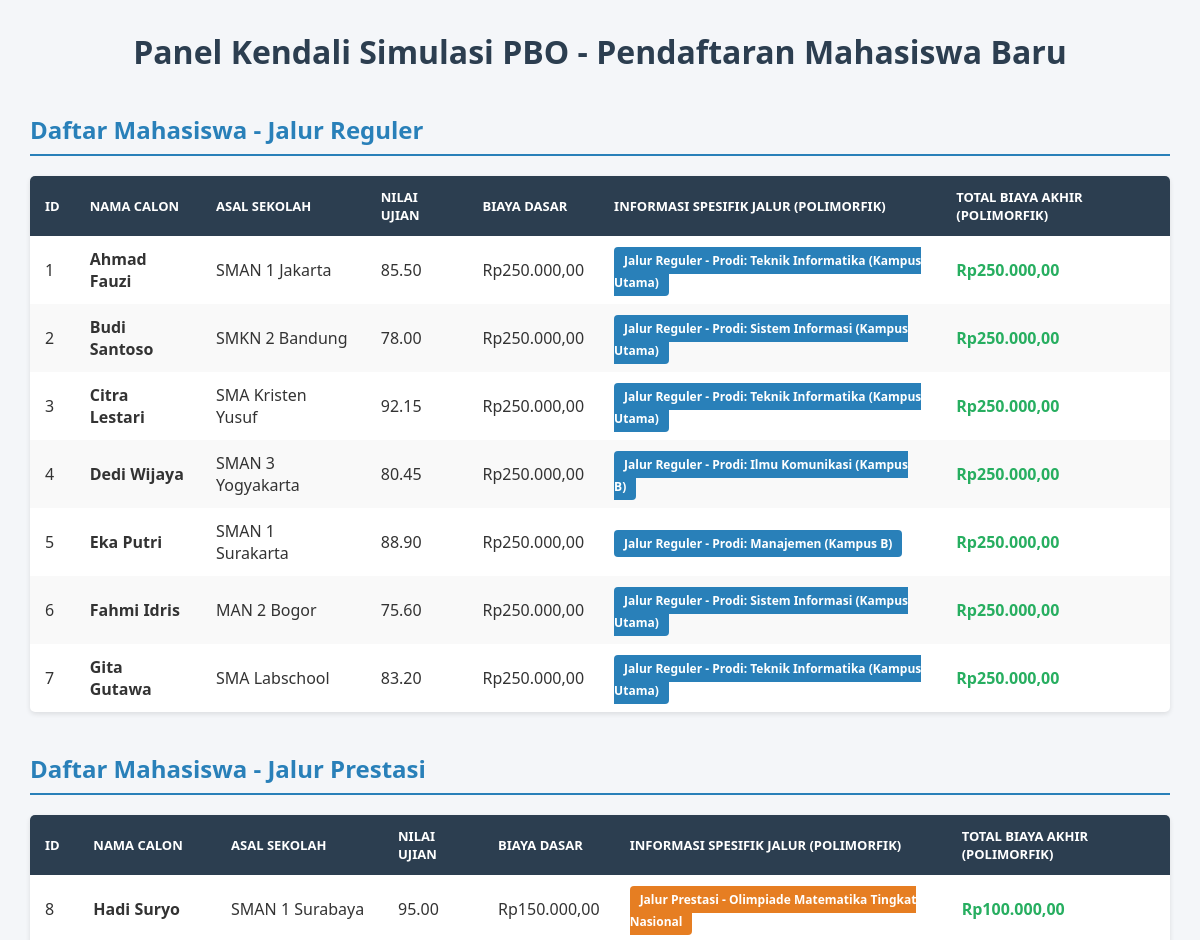
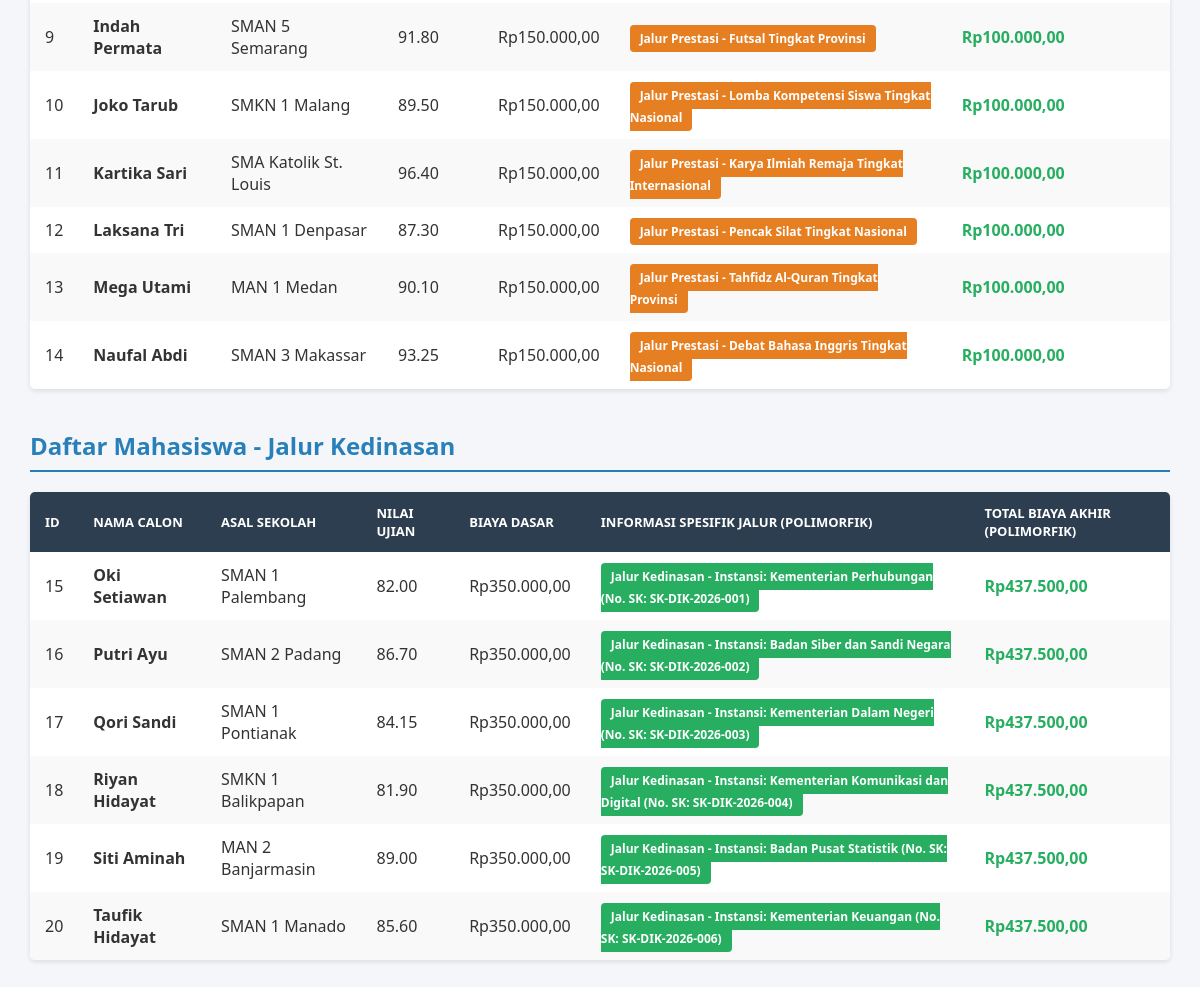
The page / on the database its author committed (2 pictures, top to bottom).
### tables this page shows
CREATE TABLE `tabel_pendaftaran` (
  `id_pendaftaran` int NOT NULL,
  `nama_calon` varchar(100) NOT NULL,
  `asal_sekolah` varchar(100) NOT NULL,
  `nilai_ujian` decimal(5,2) NOT NULL,
  `biaya_pendaftaran_dasar` decimal(10,2) NOT NULL,
  `jalur_pendaftaran` enum('Reguler','Prestasi','Kedinasan') NOT NULL,
  `pilihan_prodi` varchar(50) DEFAULT NULL,
  `lokasi_kampus` varchar(50) DEFAULT NULL,
  `jenis_prestasi` varchar(50) DEFAULT NULL,
  `tingkat_prestasi` varchar(30) DEFAULT NULL,
  `sk_ikatan_dinas` varchar(50) DEFAULT NULL,
  `instansi_sponsor` varchar(100) DEFAULT NULL
);

### PendaftaranReguler.php (called while the page is built, shortened)
<?php
require_once 'Pendaftaran.php';
class PendaftaranReguler extends Pendaftaran {
    private $pilihanProdi;
    private $lokasiKampus;
    public function __construct($id_pendaftaran, $nama_calon, $asal_sekolah, $nilai_ujian, $biayaPendaftaranDasar, $pilihanProdi, $lokasiKampus) {
        $this->pilihanProdi = $pilihanProdi;
        $this->lokasiKampus = $lokasiKampus;
    }
    public function hitungTotalBiaya() {
        return $this->biayaPendaftaranDasar;
    }
    public function tampilkanInfoJalur() {
        return "Jalur Reguler - Prodi: " . $this->pilihanProdi . " (" . $this->lokasiKampus . ")";
    }
    public static function getDaftarReguler($db) {
        $query = "SELECT id_pendaftaran, nama_calon, asal_sekolah, nilai_ujian, biaya_pendaftaran_dasar, pilihan_prodi, lokasi_kampus
                  FROM tabel_pendaftaran
                  WHERE jalur_pendaftaran = 'Reguler'";
        $stmt = $db->prepare($query);
        $stmt->execute();
        return $stmt->fetchAll(PDO::FETCH_ASSOC);
    }
}
?>

### pendaftaran.php (called while the page is built, shortened)
<?php
abstract class Pendaftaran {
    protected $id_pendaftaran;
    protected $nama_calon;
    protected $asal_sekolah;
    protected $nilai_ujian;
    protected $biayaPendaftaranDasar;
    public function __construct($id_pendaftaran, $nama_calon, $asal_sekolah, $nilai_ujian, $biayaPendaftaranDasar) {
        $this->id_pendaftaran = $id_pendaftaran;
        $this->nama_calon = $nama_calon;
        $this->asal_sekolah = $asal_sekolah;
        $this->nilai_ujian = $nilai_ujian;
        $this->biayaPendaftaranDasar = $biayaPendaftaranDasar;
    }
    public function getIdPendaftaran() { return $this->id_pendaftaran; }
    public function getNamaCalon() { return $this->nama_calon; }
    public function getAsalSekolah() { return $this->asal_sekolah; }
    public function getNilaiUjian() { return $this->nilai_ujian; }
    public function getBiayaPendaftaranDasar() { return $this->biayaPendaftaranDasar; }
}
?>

### PendaftaranPrestasi.php (called while the page is built, shortened)
<?php
require_once 'Pendaftaran.php';
class PendaftaranPrestasi extends Pendaftaran {
    private $jenisPrestasi;
    private $tingkatPrestasi;
    public function __construct($id_pendaftaran, $nama_calon, $asal_sekolah, $nilai_ujian, $biayaPendaftaranDasar, $jenisPrestasi, $tingkatPrestasi) {
        $this->jenisPrestasi = $jenisPrestasi;
        $this->tingkatPrestasi = $tingkatPrestasi;
    }
    public function hitungTotalBiaya() {
        return $this->biayaPendaftaranDasar - 50000;
    }
    public function tampilkanInfoJalur() {
        return "Jalur Prestasi - " . $this->jenisPrestasi . " Tingkat " . $this->tingkatPrestasi;
    }
    public static function getDaftarPrestasi($db) {
        $query = "SELECT id_pendaftaran, nama_calon, asal_sekolah, nilai_ujian, biaya_pendaftaran_dasar, jenis_prestasi, tingkat_prestasi
                  FROM tabel_pendaftaran
                  WHERE jalur_pendaftaran = 'Prestasi'";
        $stmt = $db->prepare($query);
        $stmt->execute();
        return $stmt->fetchAll(PDO::FETCH_ASSOC);
    }
}
?>

### PendaftaranKedinasan.php (called while the page is built, shortened)
<?php
require_once 'Pendaftaran.php';
class PendaftaranKedinasan extends Pendaftaran {
    private $skIkatanDinas;
    private $instansiSponsor;
    public function __construct($id_pendaftaran, $nama_calon, $asal_sekolah, $nilai_ujian, $biayaPendaftaranDasar, $skIkatanDinas, $instansiSponsor) {
        $this->skIkatanDinas = $skIkatanDinas;
        $this->instansiSponsor = $instansiSponsor;
    }
    public function hitungTotalBiaya() {
        return $this->biayaPendaftaranDasar * 1.25;
    }
    public function tampilkanInfoJalur() {
        return "Jalur Kedinasan - Instansi: " . $this->instansiSponsor . " (No. SK: " . $this->skIkatanDinas . ")";
    }
    public static function getDaftarKedinasan($db) {
        $query = "SELECT id_pendaftaran, nama_calon, asal_sekolah, nilai_ujian, biaya_pendaftaran_dasar, sk_ikatan_dinas, instansi_sponsor
                  FROM tabel_pendaftaran
                  WHERE jalur_pendaftaran = 'Kedinasan'";
        $stmt = $db->prepare($query);
        $stmt->execute();
        return $stmt->fetchAll(PDO::FETCH_ASSOC);
    }
}
?>

### index.php (the view, shortened to what this page needs)
<?php
require_once 'pendaftaran.php';
require_once 'PendaftaranReguler.php';
require_once 'PendaftaranPrestasi.php';
require_once 'PendaftaranKedinasan.php';
$database = new Database();
$db = $database->getConnection();
$dataReguler   = PendaftaranReguler::getDaftarReguler($db);
$dataPrestasi  = PendaftaranPrestasi::getDaftarPrestasi($db);
$dataKedinasan = PendaftaranKedinasan::getDaftarKedinasan($db);
?>
<!DOCTYPE html>
<html lang="id">
<head>
</head>
<body>
    <h1>Panel Kendali Simulasi PBO - Pendaftaran Mahasiswa Baru</h1>
    <h2>Daftar Mahasiswa - Jalur Reguler</h2>
    <table>
        <thead>
            <tr>
                <th>ID</th>
                <th>Nama Calon</th>
                <th>Asal Sekolah</th>
                <th>Nilai Ujian</th>
                <th>Biaya Dasar</th>
                <th>Informasi Spesifik Jalur (Polimorfik)</th>
                <th>Total Biaya Akhir (Polimorfik)</th>
            </tr>
        </thead>
        <tbody>
            <?php foreach ($dataReguler as $row):
                $objek = new PendaftaranReguler(
                    $row['id_pendaftaran'], $row['nama_calon'], $row['asal_sekolah'],
                    $row['nilai_ujian'], $row['biaya_pendaftaran_dasar'],
                    $row['pilihan_prodi'], $row['lokasi_kampus']
                );
            ?>
            <tr>
                <td><?= $objek->getIdPendaftaran(); ?></td>
                <td><strong><?= htmlspecialchars($objek->getNamaCalon()); ?></strong></td>
                <td><?= htmlspecialchars($objek->getAsalSekolah()); ?></td>
                <td><?= $objek->getNilaiUjian(); ?></td>
                <td>Rp<?= number_format($objek->getBiayaPendaftaranDasar(), 2, ',', '.'); ?></td>
                <td><span class="badge" style="background-color: #2980b9;"><?= $objek->tampilkanInfoJalur(); ?></span></td>
                <td class="price">Rp<?= number_format($objek->hitungTotalBiaya(), 2, ',', '.'); ?></td>
            </tr>
            <?php endforeach; ?>
        </tbody>
    </table>
    <h2>Daftar Mahasiswa - Jalur Prestasi</h2>
    <table>
        <thead>
            <tr>
                <th>ID</th>
                <th>Nama Calon</th>
                <th>Asal Sekolah</th>
                <th>Nilai Ujian</th>
                <th>Biaya Dasar</th>
                <th>Informasi Spesifik Jalur (Polimorfik)</th>
                <th>Total Biaya Akhir (Polimorfik)</th>
            </tr>
        </thead>
        <tbody>
            <?php foreach ($dataPrestasi as $row):
                $objek = new PendaftaranPrestasi(
                    $row['id_pendaftaran'], $row['nama_calon'], $row['asal_sekolah'],
                    $row['nilai_ujian'], $row['biaya_pendaftaran_dasar'],
                    $row['jenis_prestasi'], $row['tingkat_prestasi']
                );
            ?>
            <tr>
                <td><?= $objek->getIdPendaftaran(); ?></td>
                <td><strong><?= htmlspecialchars($objek->getNamaCalon()); ?></strong></td>
                <td><?= htmlspecialchars($objek->getAsalSekolah()); ?></td>
                <td><?= $objek->getNilaiUjian(); ?></td>
                <td>Rp<?= number_format($objek->getBiayaPendaftaranDasar(), 2, ',', '.'); ?></td>
                <td><span class="badge" style="background-color: #e67e22;"><?= $objek->tampilkanInfoJalur(); ?></span></td>
                <td class="price">Rp<?= number_format($objek->hitungTotalBiaya(), 2, ',', '.'); ?></td>
            </tr>
            <?php endforeach; ?>
        </tbody>
    </table>
    <h2>Daftar Mahasiswa - Jalur Kedinasan</h2>
    <table>
        <thead>
            <tr>
                <th>ID</th>
                <th>Nama Calon</th>
                <th>Asal Sekolah</th>
                <th>Nilai Ujian</th>
                <th>Biaya Dasar</th>
                <th>Informasi Spesifik Jalur (Polimorfik)</th>
                <th>Total Biaya Akhir (Polimorfik)</th>
            </tr>
        </thead>
        <tbody>
            <?php foreach ($dataKedinasan as $row):
                $objek = new PendaftaranKedinasan(
                    $row['id_pendaftaran'], $row['nama_calon'], $row['asal_sekolah'],
                    $row['nilai_ujian'], $row['biaya_pendaftaran_dasar'],
                    $row['sk_ikatan_dinas'], $row['instansi_sponsor']
                );
            ?>
            <tr>
                <td><?= $objek->getIdPendaftaran(); ?></td>
                <td><strong><?= htmlspecialchars($objek->getNamaCalon()); ?></strong></td>
                <td><?= htmlspecialchars($objek->getAsalSekolah()); ?></td>
                <td><?= $objek->getNilaiUjian(); ?></td>
                <td>Rp<?= number_format($objek->getBiayaPendaftaranDasar(), 2, ',', '.'); ?></td>
                <td><span class="badge" style="background-color: #27ae60;"><?= $objek->tampilkanInfoJalur(); ?></span></td>
                <td class="price">Rp<?= number_format($objek->hitungTotalBiaya(), 2, ',', '.'); ?></td>
            </tr>
            <?php endforeach; ?>
        </tbody>
    </table>
</body>
</html>

### index.php (style rules this page uses)
body { font-family: 'Segoe UI', Tahoma, Geneva, Verdana, sans-serif; margin: 30px; background-color: #f4f6f9; color: #333; }
h1 { text-align: center; color: #2c3e50; margin-bottom: 30px; }
h2 { color: #2980b9; border-bottom: 2px solid #2980b9; padding-bottom: 8px; margin-top: 40px; }
table { width: 100%; border-collapse: collapse; margin-top: 15px; background: #fff; box-shadow: 0 2px 5px rgba(0,0,0,0.1); border-radius: 5px; overflow: hidden; }
th, td { padding: 12px 15px; text-align: left; }
th { background-color: #2c3e50; color: white; text-transform: uppercase; font-size: 13px; }
tr:nth-child(even) { background-color: #f9f9f9; }
.badge { padding: 5px 10px; border-radius: 4px; font-size: 12px; font-weight: bold; background-color: #e17055; color: white; }
.price { font-weight: bold; color: #27ae60; }

### rows shown on the page
tabel_pendaftaran: id_pendaftaran "1", nama_calon "Ahmad Fauzi", asal_sekolah "SMAN 1 Jakarta", nilai_ujian "85.50", biaya_pendaftaran_dasar "250.000,00", $objek->tampilkanInfoJalur() "Jalur Reguler - Prodi: Teknik Informatika (Kampus Utama)"
tabel_pendaftaran: id_pendaftaran "2", nama_calon "Budi Santoso", asal_sekolah "SMKN 2 Bandung", nilai_ujian "78.00", biaya_pendaftaran_dasar "250.000,00", $objek->tampilkanInfoJalur() "Jalur Reguler - Prodi: Sistem Informasi (Kampus Utama)"
tabel_pendaftaran: id_pendaftaran "3", nama_calon "Citra Lestari", asal_sekolah "SMA Kristen Yusuf", nilai_ujian "92.15", biaya_pendaftaran_dasar "250.000,00", $objek->tampilkanInfoJalur() "Jalur Reguler - Prodi: Teknik Informatika (Kampus Utama)"
tabel_pendaftaran: id_pendaftaran "4", nama_calon "Dedi Wijaya", asal_sekolah "SMAN 3 Yogyakarta", nilai_ujian "80.45", biaya_pendaftaran_dasar "250.000,00", $objek->tampilkanInfoJalur() "Jalur Reguler - Prodi: Ilmu Komunikasi (Kampus B)"
tabel_pendaftaran: id_pendaftaran "5", nama_calon "Eka Putri", asal_sekolah "SMAN 1 Surakarta", nilai_ujian "88.90", biaya_pendaftaran_dasar "250.000,00", $objek->tampilkanInfoJalur() "Jalur Reguler - Prodi: Manajemen (Kampus B)"
tabel_pendaftaran: id_pendaftaran "6", nama_calon "Fahmi Idris", asal_sekolah "MAN 2 Bogor", nilai_ujian "75.60", biaya_pendaftaran_dasar "250.000,00", $objek->tampilkanInfoJalur() "Jalur Reguler - Prodi: Sistem Informasi (Kampus Utama)"
tabel_pendaftaran: id_pendaftaran "7", nama_calon "Gita Gutawa", asal_sekolah "SMA Labschool", nilai_ujian "83.20", biaya_pendaftaran_dasar "250.000,00", $objek->tampilkanInfoJalur() "Jalur Reguler - Prodi: Teknik Informatika (Kampus Utama)"
tabel_pendaftaran: id_pendaftaran "8", nama_calon "Hadi Suryo", asal_sekolah "SMAN 1 Surabaya", nilai_ujian "95.00", biaya_pendaftaran_dasar "150.000,00", $objek->tampilkanInfoJalur() "Jalur Prestasi - Olimpiade Matematika Tingkat Nasional", biaya_pendaftaran_dasar "100.000,00"
tabel_pendaftaran: id_pendaftaran "9", nama_calon "Indah Permata", asal_sekolah "SMAN 5 Semarang", nilai_ujian "91.80", biaya_pendaftaran_dasar "150.000,00", $objek->tampilkanInfoJalur() "Jalur Prestasi - Futsal Tingkat Provinsi", biaya_pendaftaran_dasar "100.000,00"
tabel_pendaftaran: id_pendaftaran "10", nama_calon "Joko Tarub", asal_sekolah "SMKN 1 Malang", nilai_ujian "89.50", biaya_pendaftaran_dasar "150.000,00", $objek->tampilkanInfoJalur() "Jalur Prestasi - Lomba Kompetensi Siswa Tingkat Nasional", biaya_pendaftaran_dasar "100.000,00"
tabel_pendaftaran: id_pendaftaran "11", nama_calon "Kartika Sari", asal_sekolah "SMA Katolik St. Louis", nilai_ujian "96.40", biaya_pendaftaran_dasar "150.000,00", $objek->tampilkanInfoJalur() "Jalur Prestasi - Karya Ilmiah Remaja Tingkat Internasional", biaya_pendaftaran_dasar "100.000,00"
tabel_pendaftaran: id_pendaftaran "12", nama_calon "Laksana Tri", asal_sekolah "SMAN 1 Denpasar", nilai_ujian "87.30", biaya_pendaftaran_dasar "150.000,00", $objek->tampilkanInfoJalur() "Jalur Prestasi - Pencak Silat Tingkat Nasional", biaya_pendaftaran_dasar "100.000,00"
tabel_pendaftaran: id_pendaftaran "13", nama_calon "Mega Utami", asal_sekolah "MAN 1 Medan", nilai_ujian "90.10", biaya_pendaftaran_dasar "150.000,00", $objek->tampilkanInfoJalur() "Jalur Prestasi - Tahfidz Al-Quran Tingkat Provinsi", biaya_pendaftaran_dasar "100.000,00"
tabel_pendaftaran: id_pendaftaran "14", nama_calon "Naufal Abdi", asal_sekolah "SMAN 3 Makassar", nilai_ujian "93.25", biaya_pendaftaran_dasar "150.000,00", $objek->tampilkanInfoJalur() "Jalur Prestasi - Debat Bahasa Inggris Tingkat Nasional", biaya_pendaftaran_dasar "100.000,00"
tabel_pendaftaran: id_pendaftaran "15", nama_calon "Oki Setiawan", asal_sekolah "SMAN 1 Palembang", nilai_ujian "82.00", biaya_pendaftaran_dasar "350.000,00", $objek->tampilkanInfoJalur() "Jalur Kedinasan - Instansi: Kementerian Perhubungan (No. SK: SK-DIK-2026-001)", biaya_pendaftaran_dasar "437.500,00"
tabel_pendaftaran: id_pendaftaran "16", nama_calon "Putri Ayu", asal_sekolah "SMAN 2 Padang", nilai_ujian "86.70", biaya_pendaftaran_dasar "350.000,00", $objek->tampilkanInfoJalur() "Jalur Kedinasan - Instansi: Badan Siber dan Sandi Negara (No. SK: SK-DIK-2026-002)", biaya_pendaftaran_dasar "437.500,00"
tabel_pendaftaran: id_pendaftaran "17", nama_calon "Qori Sandi", asal_sekolah "SMAN 1 Pontianak", nilai_ujian "84.15", biaya_pendaftaran_dasar "350.000,00", $objek->tampilkanInfoJalur() "Jalur Kedinasan - Instansi: Kementerian Dalam Negeri (No. SK: SK-DIK-2026-003)", biaya_pendaftaran_dasar "437.500,00"
tabel_pendaftaran: id_pendaftaran "18", nama_calon "Riyan Hidayat", asal_sekolah "SMKN 1 Balikpapan", nilai_ujian "81.90", biaya_pendaftaran_dasar "350.000,00", $objek->tampilkanInfoJalur() "Jalur Kedinasan - Instansi: Kementerian Komunikasi dan Digital (No. SK: SK-DIK-2026-004)", biaya_pendaftaran_dasar "437.500,00"
tabel_pendaftaran: id_pendaftaran "19", nama_calon "Siti Aminah", asal_sekolah "MAN 2 Banjarmasin", nilai_ujian "89.00", biaya_pendaftaran_dasar "350.000,00", $objek->tampilkanInfoJalur() "Jalur Kedinasan - Instansi: Badan Pusat Statistik (No. SK: SK-DIK-2026-005)", biaya_pendaftaran_dasar "437.500,00"
tabel_pendaftaran: id_pendaftaran "20", nama_calon "Taufik Hidayat", asal_sekolah "SMAN 1 Manado", nilai_ujian "85.60", biaya_pendaftaran_dasar "350.000,00", $objek->tampilkanInfoJalur() "Jalur Kedinasan - Instansi: Kementerian Keuangan (No. SK: SK-DIK-2026-006)", biaya_pendaftaran_dasar "437.500,00"
